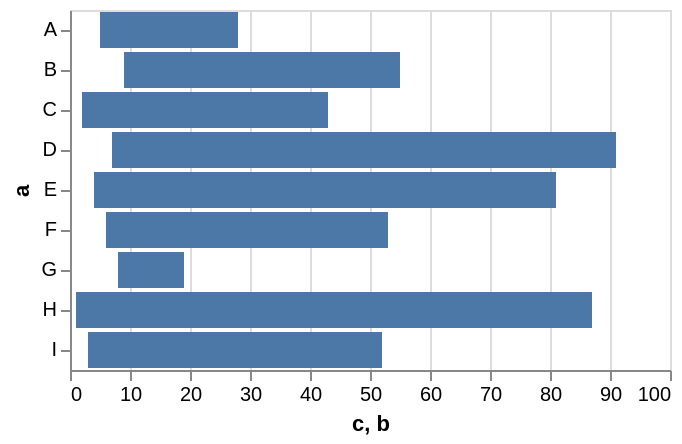

Describe this chart as a Vega-Lite specification.
### Vega specification from a JSON file in a GitHub repository (floating-point values rounded to 4 significant figures)
{"$schema": "https://vega.github.io/schema/vega/v6.json", "background": "white", "padding": 5, "width": 300, "style": "cell", "data": [{"name": "source_0", "values": [{"a": "A", "b": 28, "c": 5, "g": "x"}, {"a": "B", "b": 55, "c": 9, "g": "y"}, {"a": "C", "b": 43, "c": 2, "g": "x"}, {"a": "D", "b": 91, "c": 7, "g": "y"}, {"a": "E", "b": 81, "c": 4, "g": "x"}, {"a": "F", "b": 53, "c": 6, "g": "y"}, {"a": "G", "b": 19, "c": 8, "g": "x"}, {"a": "H", "b": 87, "c": 1, "g": "y"}, {"a": "I", "b": 52, "c": 3, "g": "x"}]}, {"name": "data_0", "source": "source_0", "transform": [{"type": "filter", "expr": "isValid(datum[\"c\"]) && isFinite(+datum[\"c\"])"}]}], "signals": [{"name": "y_step", "value": 20}, {"name": "height", "update": "bandspace(domain('y').length, 0.1, 0.05) * y_step"}], "marks": [{"name": "marks", "type": "rect", "style": ["bar"], "from": {"data": "data_0"}, "encode": {"update": {"fill": {"value": "#4c78a8"}, "ariaRoleDescription": {"value": "bar"}, "description": {"signal": "\"c: \" + (format(datum[\"c\"], \"\")) + \"; a: \" + (isValid(datum[\"a\"]) ? isArray(datum[\"a\"]) ? join(datum[\"a\"], ' ') : datum[\"a\"] : \"\"+datum[\"a\"]) + \"; b: \" + (format(datum[\"b\"], \"\"))"}, "x": {"scale": "x", "field": "c"}, "x2": {"scale": "x", "field": "b"}, "y": {"scale": "y", "field": "a"}, "height": {"signal": "max(0.25, bandwidth('y'))"}}}}], "scales": [{"name": "x", "type": "linear", "domain": {"data": "data_0", "fields": ["c", "b"]}, "range": [0, {"signal": "width"}], "nice": true, "zero": true}, {"name": "y", "type": "band", "domain": {"data": "data_0", "field": "a", "sort": true}, "range": {"step": {"signal": "y_step"}}, "paddingInner": 0.1, "paddingOuter": 0.05}], "axes": [{"scale": "x", "orient": "bottom", "gridScale": "y", "grid": true, "tickCount": {"signal": "ceil(width/40)"}, "domain": false, "labels": false, "aria": false, "maxExtent": 0, "minExtent": 0, "ticks": false, "zindex": 0}, {"scale": "x", "orient": "bottom", "grid": false, "title": "c, b", "labelFlush": true, "labelOverlap": true, "tickCount": {"signal": "ceil(width/40)"}, "zindex": 0}, {"scale": "y", "orient": "left", "grid": false, "title": "a", "zindex": 0}]}
